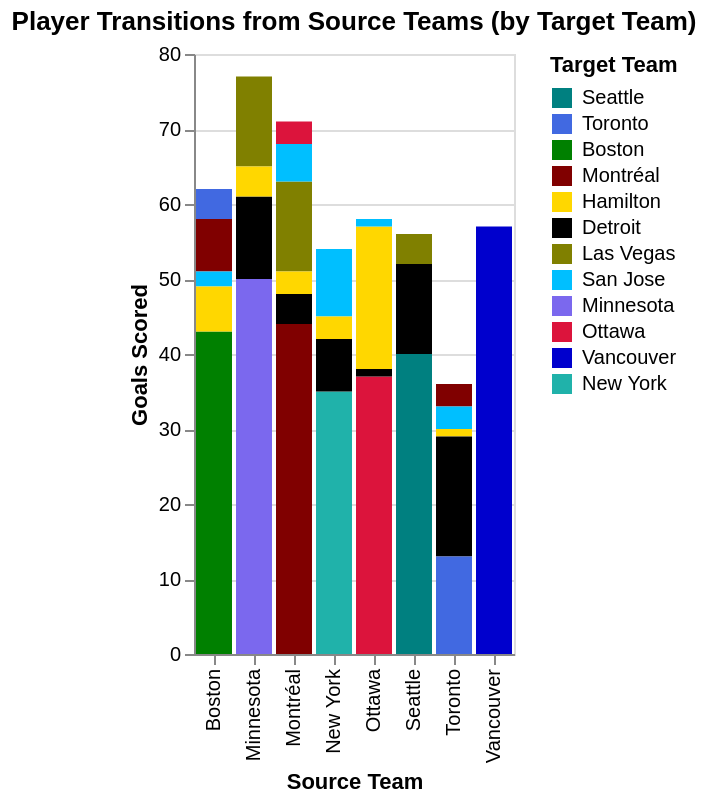

Notebook code cell kept with this figure:
### Code cell
player_goals_chart

### Figure 1 — Vega-Lite specification as saved in the notebook (floating-point values rounded to 4 significant figures)
{"config": {"view": {"continuousWidth": 300, "continuousHeight": 300}}, "data": {"name": "data-d3d11e58907a0fea2233180fe9d278c3"}, "mark": {"type": "bar"}, "encoding": {"color": {"field": "target_team", "scale": {"domain": ["Seattle", "Toronto", "Boston", "Montréal", "Hamilton", "Detroit", "Las Vegas", "San Jose", "Minnesota", "Ottawa", "Vancouver", "New York"], "range": ["teal", "RoyalBlue", "green", "maroon", "gold", "black", "Olive", "DeepSkyBlue", "MediumSlateBlue", "Crimson", "MediumBlue", "LightSeaGreen"]}, "title": "Target Team", "type": "nominal"}, "order": {"field": "sort_order", "sort": "ascending", "type": "quantitative"}, "tooltip": [{"field": "source_team", "type": "nominal"}, {"field": "target_team", "type": "nominal"}, {"field": "value", "type": "quantitative"}, {"field": "player_list", "title": "Players", "type": "nominal"}], "x": {"axis": {"title": "Source Team"}, "field": "source_team", "type": "nominal"}, "y": {"axis": {"title": "Goals Scored"}, "field": "value", "type": "quantitative"}}, "title": "Player Transitions from Source Teams (by Target Team)", "$schema": "https://vega.github.io/schema/vega-lite/v5.20.1.json", "datasets": {"data-d3d11e58907a0fea2233180fe9d278c3": [{"source": "Boston 2025-2026", "target": "Boston 2026-2027", "player_list": ["Laura Kluge", "Susanna Tapani", "Sophie Shirley", "Megan Keller", "Rylind MacKinnon", "Shay Maloney", "Liz Schepers", "Aerin Frankel", "Amanda Thiele", "Ella Huber", "Jill Saulnier", "Haley Winn", "Olivia Mobley", "Loren Gabel"], "player_count": 14, "goals": 43, "value": 43, "source_team": "Boston", "target_team": "Boston", "sort_order": 0}, {"source": "Boston 2025-2026", "target": "Montréal 2026-2027", "player_list": ["Jessie Eldridge"], "player_count": 1, "goals": 7, "value": 7, "source_team": "Boston", "target_team": "Montréal", "sort_order": 7}, {"source": "Boston 2025-2026", "target": "San Jose 2026-2027", "player_list": ["Daniela Pejšová", "Abbey Levy", "Hadley Hartmetz"], "player_count": 3, "goals": 2, "value": 2, "source_team": "Boston", "target_team": "San Jose", "sort_order": 4}, {"source": "Boston 2025-2026", "target": "Toronto 2026-2027", "player_list": ["Jamie Lee Rattray"], "player_count": 1, "goals": 4, "value": 4, "source_team": "Boston", "target_team": "Toronto", "sort_order": 11}, {"source": "Boston 2025-2026", "target": "Hamilton 2026-2027", "player_list": ["Zoe Boyd", "Alina Müller", "Riley Brengman"], "player_count": 3, "goals": 6, "value": 6, "source_team": "Boston", "target_team": "Hamilton", "sort_order": 2}, {"source": "Boston 2025-2026", "target": "Seattle 2026-2027", "player_list": ["Noemi Neubauerová"], "player_count": 1, "goals": 0, "value": 0, "source_team": "Boston", "target_team": "Seattle", "sort_order": 10}, {"source": "Boston 2025-2026", "target": "Detroit 2026-2027", "player_list": ["Mia Biotti"], "player_count": 1, "goals": 0, "value": 0, "source_team": "Boston", "target_team": "Detroit", "sort_order": 1}, {"source": "Minnesota 2025-2026", "target": "Minnesota 2026-2027", "player_list": ["Taylor Heise", "Klára Hymlárová", "Grace Zumwinkle", "Marlène Boissonnault", "Lee Stecklein", "Claire Butorac", "Peyton Anderson", "Dominique Petrie", "Sidney Morin", "Élizabeth Giguère", "Maddie Rooney", "Samantha Cogan", "Brooke Becker", "Kelly Pannek", "Natalie Buchbinder"], "player_count": 15, "goals": 50, "value": 50, "source_team": "Minnesota", "target_team": "Minnesota", "sort_order": 0}, {"source": "Minnesota 2025-2026", "target": "Las Vegas 2026-2027", "player_list": ["Mae Batherson", "Katy Knoll", "Kendall Cooper", "Nicole Hensley", "Madison Bizal"], "player_count": 5, "goals": 12, "value": 12, "source_team": "Minnesota", "target_team": "Las Vegas", "sort_order": 3}, {"source": "Minnesota 2025-2026", "target": "Detroit 2026-2027", "player_list": ["Britta Curl-Salemme"], "player_count": 1, "goals": 11, "value": 11, "source_team": "Minnesota", "target_team": "Detroit", "sort_order": 1}, {"source": "Minnesota 2025-2026", "target": "Hamilton 2026-2027", "player_list": ["Abby Hustler"], "player_count": 1, "goals": 4, "value": 4, "source_team": "Minnesota", "target_team": "Hamilton", "sort_order": 2}, {"source": "Montréal 2025-2026", "target": "Las Vegas 2026-2027", "player_list": ["Hayley Scamurra", "Maureen Murphy", "Erin Ambrose"], "player_count": 3, "goals": 12, "value": 12, "source_team": "Montréal", "target_team": "Las Vegas", "sort_order": 3}, {"source": "Montréal 2025-2026", "target": "Montréal 2026-2027", "player_list": ["Jessica DiGirolamo", "Laura Stacey", "Abby Roque", "Kaitlin Willoughby", "Maggie Flaherty", "Nadia Mattivi", "Catherine Dubois", "Lina Ljungblom", "Ann-Renée Desbiens", "Tamara Giaquinto", "Marie-Philip Poulin", "Kati Tabin", "Jade Downie-Landry", "Alexandra Labelle", "Megan Warrener"], "player_count": 15, "goals": 44, "value": 44, "source_team": "Montréal", "target_team": "Montréal", "sort_order": 0}, {"source": "Montréal 2025-2026", "target": "Detroit 2026-2027", "player_list": ["Shiann Darkangelo"], "player_count": 1, "goals": 4, "value": 4, "source_team": "Montréal", "target_team": "Detroit", "sort_order": 1}, {"source": "Montréal 2025-2026", "target": "Boston 2026-2027", "player_list": ["Amanda Boulier"], "player_count": 1, "goals": 0, "value": 0, "source_team": "Montréal", "target_team": "Boston", "sort_order": 5}, {"source": "Montréal 2025-2026", "target": "Ottawa 2026-2027", "player_list": ["Dara Greig"], "player_count": 1, "goals": 3, "value": 3, "source_team": "Montréal", "target_team": "Ottawa", "sort_order": 9}, {"source": "Montréal 2025-2026", "target": "Hamilton 2026-2027", "player_list": ["Nicole Gosling"], "player_count": 1, "goals": 3, "value": 3, "source_team": "Montréal", "target_team": "Hamilton", "sort_order": 2}, {"source": "Montréal 2025-2026", "target": "San Jose 2026-2027", "player_list": ["Natálie Mlýnková"], "player_count": 1, "goals": 5, "value": 5, "source_team": "Montréal", "target_team": "San Jose", "sort_order": 4}, {"source": "New York 2025-2026", "target": "New York 2026-2027", "player_list": ["Emmy Fecteau", "Micah Zandee-Hart", "Lauren Bernard", "Nicole Vallario", "Jaime Bourbonnais", "Elle Hartje", "Callie Shanahan", "Sarah Fillier", "Anna Bargman", "Kaley Doyle", "Clair DeGeorge", "Denisa Křížová", "Dayle Ross", "Paetyn Levis", "Kristýna Kaltounková", "Maja Nylén Persson"], "player_count": 16, "goals": 35, "value": 35, "source_team": "New York", "target_team": "New York", "sort_order": 0}, {"source": "New York 2025-2026", "target": "San Jose 2026-2027", "player_list": ["Anne Cherkowski", "Maddi Wheeler", "Kristin O'Neill"], "player_count": 3, "goals": 9, "value": 9, "source_team": "New York", "target_team": "San Jose", "sort_order": 4}, {"source": "New York 2025-2026", "target": "Hamilton 2026-2027", "player_list": ["Kayle Osborne", "Allyson Simpson", "Kayla Vespa"], "player_count": 3, "goals": 3, "value": 3, "source_team": "New York", "target_team": "Hamilton", "sort_order": 2}, {"source": "New York 2025-2026", "target": "Detroit 2026-2027", "player_list": ["Taylor Girard"], "player_count": 1, "goals": 7, "value": 7, "source_team": "New York", "target_team": "Detroit", "sort_order": 1}, {"source": "Ottawa 2025-2026", "target": "Ottawa 2026-2027", "player_list": ["Vita Poniatovskaia", "Fanuza Kadirova", "Gwyneth Philips", "Sanni Ahola", "Kendra Woodland", "Brooke McQuigge", "Michela Cava", "Kathryn Reilly", "Rebecca Leslie", "Brooke Hobson", "Emma Greco", "Kateřina Mrázová", "Gabbie Hughes", "Ronja Savolainen", "Jocelyne Larocque"], "player_count": 15, "goals": 37, "value": 37, "source_team": "Ottawa", "target_team": "Ottawa", "sort_order": 0}, {"source": "Ottawa 2025-2026", "target": "Hamilton 2026-2027", "player_list": ["Brianne Jenner", "Peyton Hemp", "Alexa Vasko", "Emily Clark"], "player_count": 4, "goals": 19, "value": 19, "source_team": "Ottawa", "target_team": "Hamilton", "sort_order": 2}, {"source": "Ottawa 2025-2026", "target": "San Jose 2026-2027", "player_list": ["Rory Guilday"], "player_count": 1, "goals": 1, "value": 1, "source_team": "Ottawa", "target_team": "San Jose", "sort_order": 4}, {"source": "Ottawa 2025-2026", "target": "Detroit 2026-2027", "player_list": ["Olivia Wallin", "Stephanie Markowski"], "player_count": 2, "goals": 1, "value": 1, "source_team": "Ottawa", "target_team": "Detroit", "sort_order": 1}, {"source": "Ottawa 2025-2026", "target": "Boston 2026-2027", "player_list": ["Taylor House"], "player_count": 1, "goals": 0, "value": 0, "source_team": "Ottawa", "target_team": "Boston", "sort_order": 5}, {"source": "Seattle 2025-2026", "target": "Seattle 2026-2027", "player_list": ["Emily Brown", "Anna Wilgren", "Aneta Tejralová", "Alex Carpenter", "Lyndie Lobdell", "Theresa Schafzahl", "Carly Jackson", "Lexie Adzija", "Gabrielle David", "Lily Delianedis", "Danielle Serdachny", "Julia Gosling", "Hannah Murphy", "Mikyla Grant-Mentis"], "player_count": 14, "goals": 40, "value": 40, "source_team": "Seattle", "target_team": "Seattle", "sort_order": 0}, {"source": "Seattle 2025-2026", "target": "Detroit 2026-2027", "player_list": ["Cayla Barnes", "Hannah Bilka", "Hilary Knight"], "player_count": 3, "goals": 12, "value": 12, "source_team": "Seattle", "target_team": "Detroit", "sort_order": 1}, {"source": "Seattle 2025-2026", "target": "Las Vegas 2026-2027", "player_list": ["Sydney Langseth", "Natalie Snodgrass", "Megan Carter", "Jada Habisch"], "player_count": 4, "goals": 4, "value": 4, "source_team": "Seattle", "target_team": "Las Vegas", "sort_order": 3}, {"source": "Seattle 2025-2026", "target": "San Jose 2026-2027", "player_list": ["Mariah Keopple", "Corinne Schroeder", "Brooke Bryant"], "player_count": 3, "goals": 0, "value": 0, "source_team": "Seattle", "target_team": "San Jose", "sort_order": 4}, {"source": "Seattle 2025-2026", "target": "Ottawa 2026-2027", "player_list": ["Jenna Buglioni"], "player_count": 1, "goals": 0, "value": 0, "source_team": "Seattle", "target_team": "Ottawa", "sort_order": 9}, {"source": "Toronto 2025-2026", "target": "Montréal 2026-2027", "player_list": ["Emma Maltais"], "player_count": 1, "goals": 3, "value": 3, "source_team": "Toronto", "target_team": "Montréal", "sort_order": 7}, {"source": "Toronto 2025-2026", "target": "Hamilton 2026-2027", "player_list": ["Anna Kjellbin"], "player_count": 1, "goals": 1, "value": 1, "source_team": "Toronto", "target_team": "Hamilton", "sort_order": 2}, {"source": "Toronto 2025-2026", "target": "Detroit 2026-2027", "player_list": ["Jesse Compher", "Daryl Watts"], "player_count": 2, "goals": 16, "value": 16, "source_team": "Toronto", "target_team": "Detroit", "sort_order": 1}, {"source": "Toronto 2025-2026", "target": "Toronto 2026-2027", "player_list": ["Raygan Kirk", "Emma Gentry", "Lauren Messier", "Claire Dalton", "Natalie Spooner", "Kali Flanagan", "Emma Woods", "Ella Shelton", "Jessica Kondas", "Allie Munroe", "Renata Fast", "Jessie McPherson"], "player_count": 12, "goals": 13, "value": 13, "source_team": "Toronto", "target_team": "Toronto", "sort_order": 0}, {"source": "Toronto 2025-2026", "target": "San Jose 2026-2027", "player_list": ["Kristin Della Rovere", "Maggie Connors"], "player_count": 2, "goals": 3, "value": 3, "source_team": "Toronto", "target_team": "San Jose", "sort_order": 4}, {"source": "Toronto 2025-2026", "target": "New York 2026-2027", "player_list": ["Elaine Chuli"], "player_count": 1, "goals": 0, "value": 0, "source_team": "Toronto", "target_team": "New York", "sort_order": 8}, {"source": "Vancouver 2025-2026", "target": "Vancouver 2026-2027", "player_list": ["Emerance Maschmeyer", "Tereza Vanišová", "Gabby Rosenthal", "Jenn Gardiner", "Abby Boreen", "Hannah Miller", "Mannon McMahon", "Sophie Jaques", "Katie Chan", "Izzy Daniel", "Anna Segedi", "Kristen Campbell", "Ashton Bell", "Sarah Nurse"], "player_count": 14, "goals": 57, "value": 57, "source_team": "Vancouver", "target_team": "Vancouver", "sort_order": 0}, {"source": "Vancouver 2025-2026", "target": "Las Vegas 2026-2027", "player_list": ["Darcie Lappan"], "player_count": 1, "goals": 0, "value": 0, "source_team": "Vancouver", "target_team": "Las Vegas", "sort_order": 3}, {"source": "Vancouver 2025-2026", "target": "Detroit 2026-2027", "player_list": ["Mellissa Channell-Watkins", "Nina Jobst-Smith", "Sydney Bard"], "player_count": 3, "goals": 0, "value": 0, "source_team": "Vancouver", "target_team": "Detroit", "sort_order": 1}]}}
